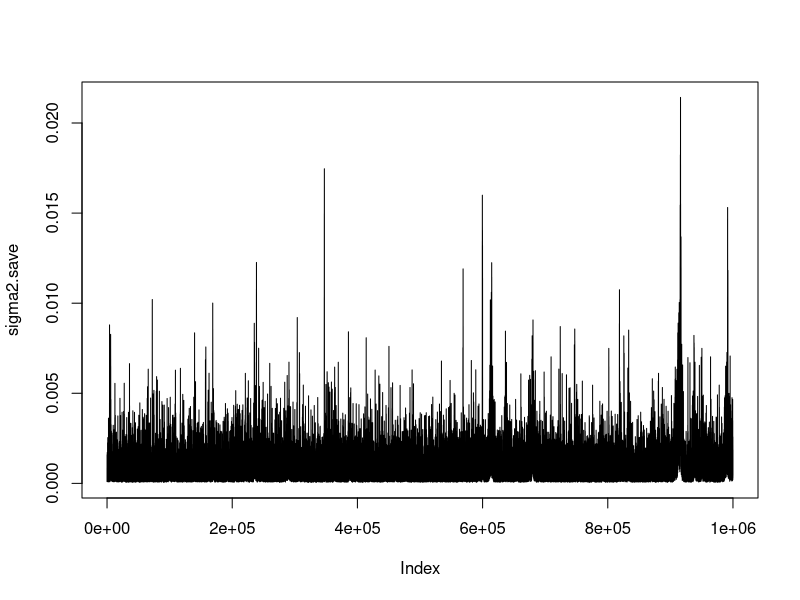
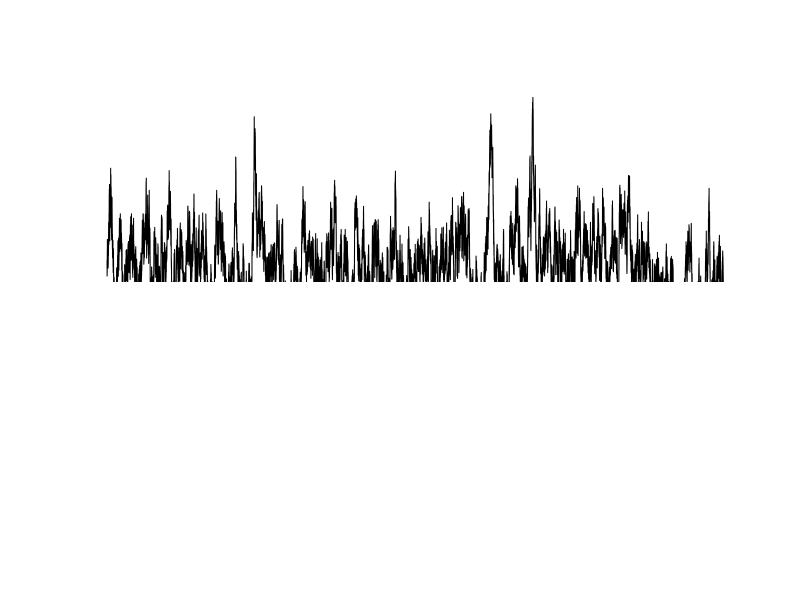

The R script that drew these images, in order: (Note: a time limit stopped this script after it produced the figures.)
## ---- chunk 1
knitr::opts_chunk$set(echo = TRUE, fig.width=6, fig.height=4.5, fig.align='center')
## ---- chunk 2
# Priors
lambda.p <- 0
tau2.p <- 1000
alpha.p <- 2
beta.p <- 20
## ---- chunk 3
x_i <- c(30.8, 26.4, 26.9, 27.9, 27.9, 26.8, 29, 29.8, 27.2, 29.7)
y_i <- c(0.516, 0.376, 0.37, 0.434, 0.427, 0.382, 0.458, 0.455, 0.386, 0.490)
n <- 10
## ---- chunk 4

# Loglik function
loglik <- function(beta0, beta1, sigma2){
  sum(dnorm(y_i, beta0 + x_i*beta1, sqrt(sigma2), log=TRUE))
}

# Betas
log.beta0 <- function(sigma2val, beta1val) {
  dnorm((1000*sum(y_i - beta1val*x_i))/(1000*n + sigma2val), 
         sqrt(1000 * sigma2val/(1000*n + sigma2val)), 
         log=TRUE)
}

log.beta1 <- function(sigma2val, beta0val) {
  dnorm((1000*sum((y_i - beta0val)*x_i))/(1000*sum(x_i^2) + sigma2val), 
         sqrt(1000 * sigma2val/(1000*sum(x_i^2) + sigma2val)), 
         log=TRUE)
}

# Prior for sigma2

logprior.sigma2 <- function(sigma2val, alpha.p, beta.p) {
  dgamma(sigma2val, alpha.p, beta.p, log = TRUE)
}
## ---- chunk 5
# MCMC setup!
iters <- 1000000
beta0.save <- rep(0, iters)
beta1.save <- rep(0, iters)
sigma2.save <- rep(0, iters)
beta0 <- -0.5
beta1 <- 0.03
sigma2 <- .0001
s.beta0 <- 0.005 # Step size
s.beta1 <- 0.0008 # Step size
s.sigma2 <- 0.0005
accept.beta0 <- 0
accept.beta1 <- 0
accept.sigma2 <- 0

# MCMC
for(t in 1:iters){
  # Sampling from sigma2 full conditional
  sigma2.dot <- rnorm(1, sigma2, s.sigma2) #proposed value
  if(sigma2.dot > 0){
    logr <- loglik(beta0, beta1, sigma2.dot) + logprior.sigma2(sigma2.dot, alpha.p, beta.p) -
      loglik(beta0, beta1, sigma2) - logprior.sigma2(sigma2, alpha.p, beta.p)
    logunif <- log(runif(1))
    if(logunif < logr){
      sigma2 <- sigma2.dot
      accept.sigma2 <- accept.sigma2 + 1
    }
  }
  sigma2.save[t] <- sigma2

  beta0.dot <- rnorm(1, beta0, s.beta0) # new proposed value for beta0
  logr <- loglik(beta0.dot, beta1, sigma2) + log.beta0(sigma2, beta1) - log.beta0(sigma2, beta1) - loglik(beta0, beta1, sigma2)
  logunif <- log(runif(1))
  if(logunif < logr){
    beta0 <- beta0.dot
    accept.beta0 <- accept.beta0 + 1
  }
  beta0.save[t] <- beta0

  beta1.dot <- rnorm(1, beta1, s.beta1) # new proposed value for beta1
  logr <- loglik(beta0, beta1.dot, sigma2) + log.beta1(sigma2, beta0) - log.beta1(sigma2, beta0) - loglik(beta0, beta1, sigma2)
  logunif <- log(runif(1))
  if(logunif < logr){
    beta1 <- beta1.dot
    accept.beta1 <- accept.beta1 + 1
  }
  beta1.save[t] <- beta1
}
## ---- chunk 6
accept.sigma2/iters
accept.beta0/iters
accept.beta1/iters

plot(sigma2.save, type = "l")
plot(beta0.save, type = "l")
plot(beta1.save, type = "l")
## ---- chunk 7
plot(density(beta1.save))
## ---- chunk 8
interval <- quantile(beta1.save, c(0.025, 0.975))
interval
## ---- chunk 9
# compute using drawn values and monte carlo approximation
# y_i = beta0.save + x_i*beta1.save + sqrt(sigma2.save) (error)

y <- rnorm(length(beta0.save), beta0.save + 25*beta1.save, sqrt(sigma2.save))

interval <- quantile(y, c(0.025, 0.975))
interval
